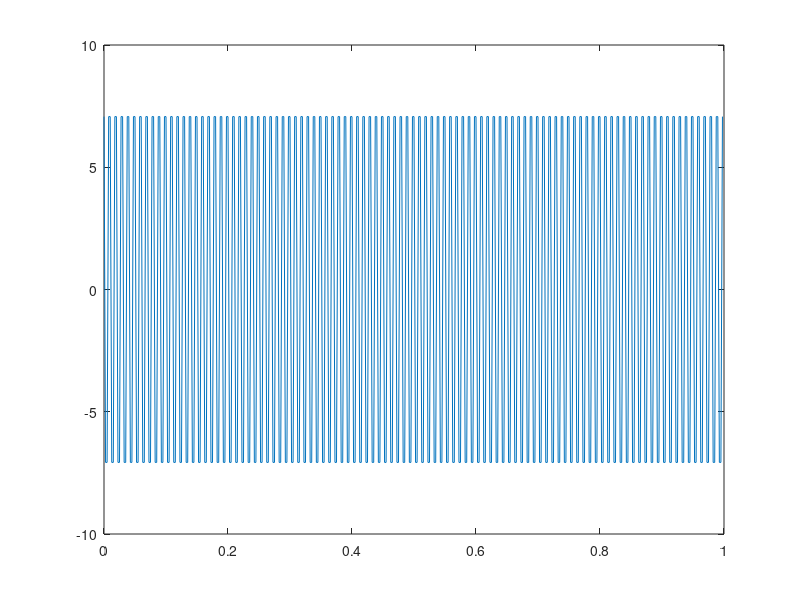

Recreate this plot in MATLAB. (Note: this script raises an error after producing the figure.)
%% Matt Bachmeier
% ECE 203
% Lab 05 - The DFT and Spectrum Analysis
% 3/5/2017

%% Section 3.1 (my_idft included)

clear all
close all

A = 10;
f0 = 100;
phi = pi/4;
fs = 400;
Ts = 1/fs;
T = 1;
N = T*fs;
tn = (0:N-1)/fs;
x = A*cos(2*pi*f0*Ts*(0:N-1)+phi);
figure(1)
plot(tn,x)

% the frequency of this sampled sinusoid is 100 Hz. It was adequately
% sampled at the nyquist rate because fs > 2*f0. There are 4 samples per
% cycle (sample/cycle = fs/f0)

%function X = mydft(x)
%N=length(x);
%for k=1:N
%    X(k) = 0;
%    for n = 1:N
%        X(k) = X(k) + x(n)*exp(-j*2*pi*(k-1)/n*(n-1));
%    end
%end

tic;
myX = mydft(x);
mytime = toc;
tic;
matX = fft(x);
mattime = toc;

mytime
mattime

myX(291)
matX(291)

% The mattime is quicker than the mytime. This means that the built in
% function for computing the dft coeeficients in faster. The numbers seem
% to be just slighly off in comparison.

%function X = my_idft(x)
%N = length(x);
%for n = 1:N
%    X(n) = 0;
%    for k = 1:N
%        X(n) = X(n) + x(k)*exp(j*2*pi*(k-1)/N*(n-1));
%    end
%    X(n) = (1/N)*X(n);
%end

tic;
myIX = my_idft(matX);
mytimeI = toc;
tic;
matIX = ifft(matX);
mattimeI = toc;

mytimeI
mattimeI

myIX(201)
matIX(201)

% Similarily, the built in ifft function works quicker than our my_idft
% function. But the values from our written fuction are closer to the
% values from ifft than the fft was with the written function for that.

%% Section 3.2

% These statements will plot the coefficients of the spectrum. First from
% DFT coefficients over the 0-1 range, then from the -1/2 to 1/2 range.
figure(2);
X = fft(x);
fhata = (0:N-1)/N;
subplot(2,1,1);
plot(fhata,abs(X));
fhatb = (-N/2:N/2-1)/N;
subplot(2,1,2);
plot(fhatb,fftshift(abs(X)));

% These statments will convert the plots from cycles/sample to
% cycles/second (or Hz). They will be plotted to show the DFT coefficients
% on the frequency scale.
figure(3);
fHz = (-N/2:N/2-1)/N*fs;
plot(fHz,fftshift(abs(X)));
xlabel('frequency in Hz');
ylabel('magnitude of DFT coefficients');
title('Spectrum of signal x(t) = 10 cos(2*pi*100*t+pi/4)');

% The following is the next set up for plotting the spectrum of a
% sinusoidal signal.
A = 5;
f0 = 150;
phi = 0;
fs = 600;
Tx = 1/fs;
T = 1.25;
N = T*fs;
tn = (0:N-1)/fs;
x = A*cos(2*pi*f0*Ts*(0:N-1) + phi);

% Plots the second sinusoidal signal
X = fft(x);
fHz = (-N/2:N/2-1)/N*fs;
figure(4);
plot(fHz, fftshift(abs(X)));
xlabel('Frequency (HZ)');
ylabel('Magnitude of DFT coefficients');
title('Spectrum of signal x(t) = 5 cos(2*pi*150*t + 0)');

% The second spectrum plot is not what I expected. There are 4 samples per
% cycle but the spectrum is plotting the DFT values at a frequency other
% than 150. 

%% Section 4.2
